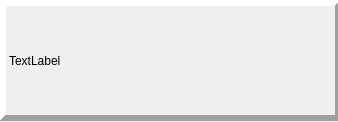
<?xml version="1.0" encoding="UTF-8"?>
<ui version="4.0">
 <class>Radio</class>
 <widget class="QWidget" name="Radio">
  <property name="geometry">
   <rect>
    <x>0</x>
    <y>0</y>
    <width>338</width>
    <height>122</height>
   </rect>
  </property>
  <property name="windowTitle">
   <string>Form</string>
  </property>
  <widget class="QLabel" name="label">
   <property name="geometry">
    <rect>
     <x>0</x>
     <y>0</y>
     <width>341</width>
     <height>121</height>
    </rect>
   </property>
   <property name="frameShape">
    <enum>QFrame::Panel</enum>
   </property>
   <property name="frameShadow">
    <enum>QFrame::Raised</enum>
   </property>
   <property name="lineWidth">
    <number>6</number>
   </property>
   <property name="text">
    <string>TextLabel</string>
   </property>
  </widget>
 </widget>
 <resources/>
 <connections/>
</ui>
